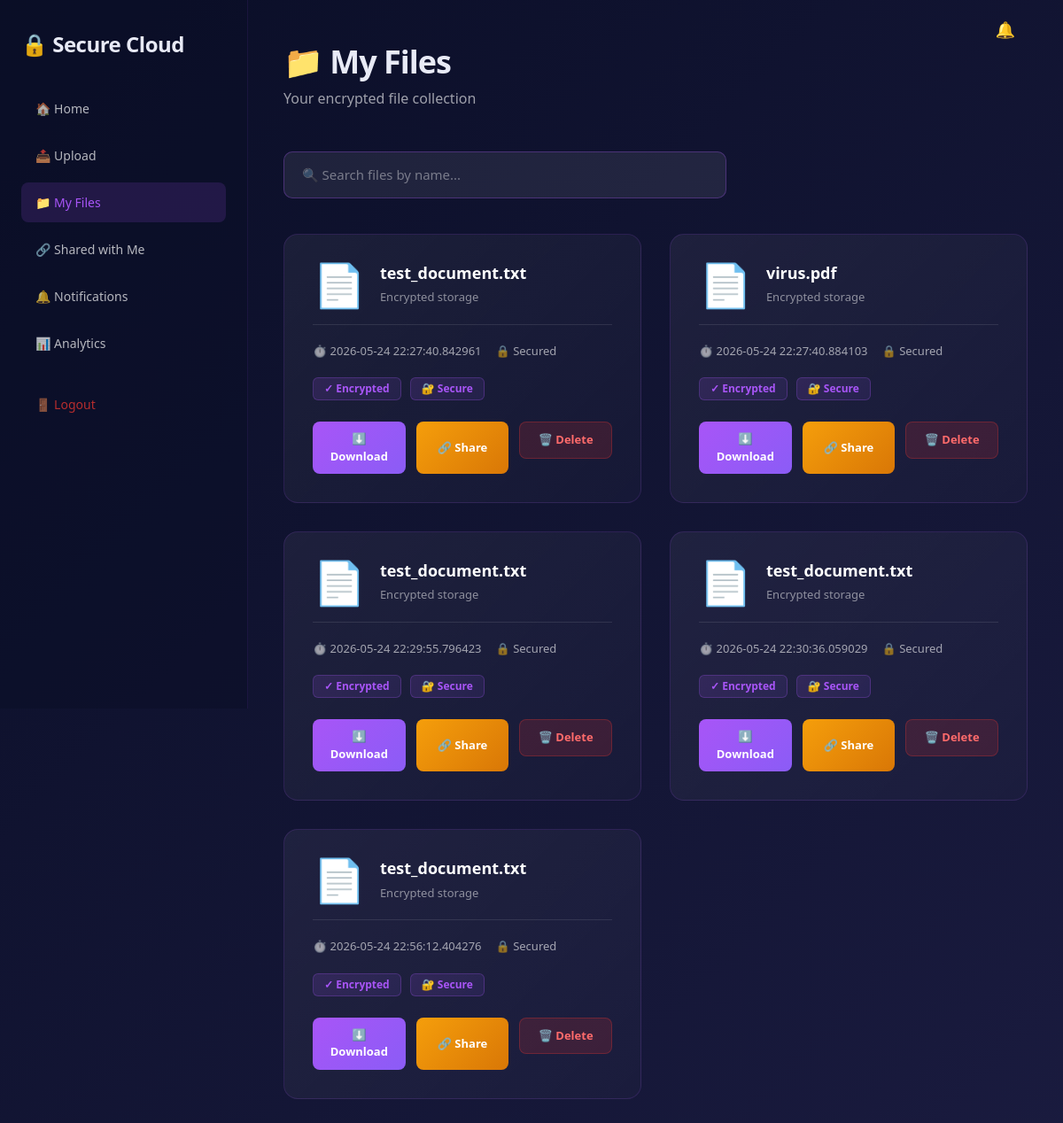
The app's page /files (signed in) with its own data.
### app.py (models this page shows)
class File(
    db.Model
):
    id=db.Column(
        db.Integer,
        primary_key=True
    )
    filename=db.Column(
        db.String(200)
    )
    encrypted_name=db.Column(
        db.String(200)
    )
    owner_id=db.Column(
        db.Integer,
        db.ForeignKey("user.id")
    )
    upload_time=db.Column(
        db.String(100)
    )
    file_hash=db.Column(
    db.String(300)
)

### app.py (the view, shortened to what this page needs)
@app.route("/files")
@login_required
def files():
    if current_user.role == "admin":
        user_files = File.query.all()
    else:
        user_files = File.query.filter_by(
            owner_id=current_user.id
        ).all()
    unread_notifications = Notification.query.filter_by(user_id=current_user.id, read=False).count()
    file_links = []
    for file in user_files:
        token = generate_token(file.id)
        file_shares = []
        shares = SharedFile.query.filter_by(file_id=file.id, shared_by=current_user.id).all()
        file_links.append({
            "id": file.id,
            "filename": file.filename,
            "upload_time": file.upload_time,
            "token": token,
            "shares": file_shares
        })
    return render_template(
        "files.html",
        files=file_links,
        unread_notifications=unread_notifications
    )

### app.py (called while the page is built)
def generate_token(file_id):
    expiry = int(time.time()) + 300
    data = f"{file_id}:{expiry}"
    signature = hmac.new(
        SECRET.encode(),
        data.encode(),
        hashlib.sha256
    ).hexdigest()
    return f"{data}:{signature}"

@login_manager.user_loader
def load_user(user_id):
    return User.query.get(
        int(user_id)
    )

### templates/files.html (shortened to what this page needs)
<!DOCTYPE html>
<html lang="en">
<head>
    <link rel="stylesheet" href="https://cdn.jsdelivr.net/npm/bootstrap@5.3.0/dist/css/bootstrap.min.css">
</head>
<body>
    <div class="sidebar">
        <div class="brand-name">🔒 Secure Cloud</div>
        <a href="/dashboard" class="nav-link">🏠 Home</a>
        <a href="/upload_page" class="nav-link">📤 Upload</a>
        <a href="/files" class="nav-link active">📁 My Files</a>
        <a href="/shared" class="nav-link">🔗 Shared with Me</a>
        <a href="/notifications" class="nav-link">🔔 Notifications {% if unread_notifications and unread_notifications > 0 %}<span style="color:#ffd700; font-weight:700;">({{ unread_notifications }})</span>{% endif %}</a>
        <a href="/analytics" class="nav-link">📊 Analytics</a>
        <a href="/logout" class="nav-link" style="margin-top: 24px; color: rgba(255, 59, 48, 0.7);">🚪 Logout</a>
    </div>
    <div class="main-content">
        {% include '_notifications_dropdown.html' %}
        <div class="page-header">
            <h1>📁 My Files</h1>
            <p>Your encrypted file collection</p>
        </div>
        <div class="search-container">
            <input type="text" class="search-box" id="searchFiles" placeholder="🔍 Search files by name...">
        </div>
        {% if files %}
        <div class="file-grid" id="fileGrid">
            {% for item in files %}
            <div class="file-card" data-filename="{{item.filename.lower()}}">
                <div class="file-header">
                    <div class="file-icon">📄</div>
                    <div class="file-info-top">
                        <div class="file-name">{{item.filename}}</div>
                        <div class="file-size">Encrypted storage</div>
                    </div>
                </div>
                <div class="file-divider"></div>
                <div class="file-meta">
                    <div class="meta-item">⏱️ {{item.upload_time}}</div>
                    <div class="meta-item">🔒 Secured</div>
                </div>
                <div class="badges">
                    <span class="badge">✓ Encrypted</span>
                    <span class="badge">🔐 Secure</span>
                </div>
                <div class="file-actions">
                    <a href="/secure_download/{{item.token}}" class="btn-action btn-download">
                        ⬇️ Download
                    </a>
                    <a href="/share/{{item.id}}" class="btn-action btn-share">
                        🔗 Share
                    </a>
                    <form method="POST" action="/delete" style="flex: 1;">
                        <button type="submit" class="btn-action btn-delete w-100">🗑️ Delete</button>
                    </form>
                </div>
            </div>
            {% endfor %}
        </div>
        {% endif %}
    </div>
</body>
</html>

### templates/_notifications_dropdown.html (shortened to what this page needs)
<div id="notificationsDropdown" style="position: absolute; top: 16px; right: 40px; z-index: 999;">
    <div style="position: relative;">
        <button id="notifBell" class="btn btn-sm btn-light" style="background:transparent; border:none; color: #fff; font-size:18px;">
            🔔
        </button>
    </div>
</div>

### templates/files.html (style rules this page uses)
* { margin: 0; padding: 0; box-sizing: border-box; }
body { background: linear-gradient(135deg, #0a0e27 0%, #1a1b3f 100%); font-family: 'Segoe UI', Tahoma, Geneva, Verdana, sans-serif; color: #e8eaf6; min-height: 100vh; }
.sidebar { background: rgba(10, 14, 39, 0.5); border-right: 1px solid rgba(168, 85, 247, 0.1); padding: 32px 24px; height: 100vh; overflow-y: auto; position: fixed; width: 280px; }
.brand-name { font-size: 24px; font-weight: 700; margin-bottom: 32px; letter-spacing: -0.5px; }
.nav-link { display: block; padding: 12px 16px; color: rgba(255, 255, 255, 0.7); text-decoration: none; border-radius: 8px; margin-bottom: 8px; transition: all 0.3s ease; font-size: 14px; }
.nav-link.active { background: rgba(168, 85, 247, 0.15); color: #a855f7; }
.main-content { margin-left: 280px; padding: 48px 40px; min-height: 100vh; }
.page-header { margin-bottom: 48px; }
.page-header h1 { font-size: 36px; font-weight: 700; margin-bottom: 8px; letter-spacing: -1px; }
.page-header p { color: rgba(255, 255, 255, 0.6); font-size: 16px; margin: 0; }
.search-container { margin-bottom: 40px; position: relative; }
.search-box { background: rgba(255, 255, 255, 0.08); border: 1px solid rgba(168, 85, 247, 0.3); border-radius: 10px; padding: 14px 20px; color: #fff; font-size: 15px; transition: all 0.3s ease; width: 100%; max-width: 500px; }
.search-box::placeholder { color: rgba(255, 255, 255, 0.4); }
.file-grid { display: grid; grid-template-columns: repeat(auto-fill, minmax(320px, 1fr)); gap: 32px; margin-bottom: 60px; }
.file-card { background: linear-gradient(135deg, rgba(255, 255, 255, 0.06) 0%, rgba(255, 255, 255, 0.02) 100%); border: 1px solid rgba(168, 85, 247, 0.15); border-radius: 16px; padding: 32px; transition: all 0.35s cubic-bezier(0.25, 0.46, 0.45, 0.94); position: relative; overflow: hidden; cursor: pointer; }
.file-card::before { content: ''; position: absolute; top: 0; left: 0; right: 0; height: 3px; background: linear-gradient(90deg, #a855f7, #8b5cf6); opacity: 0; transition: opacity 0.3s ease; }
.file-header { display: flex; align-items: flex-start; margin-bottom: 16px; }
.file-icon { font-size: 48px; margin-right: 16px; line-height: 1; }
.file-info-top { flex: 1; }
.file-name { font-size: 18px; font-weight: 700; margin-bottom: 6px; word-break: break-word; line-height: 1.3; color: #fff; }
.file-size { font-size: 13px; color: rgba(255, 255, 255, 0.5); font-weight: 500; }
.file-divider { height: 1px; background: rgba(255, 255, 255, 0.1); margin: 20px 0; }
.file-meta { display: flex; align-items: center; gap: 16px; margin-bottom: 20px; font-size: 13px; color: rgba(255, 255, 255, 0.6); }
.meta-item { display: flex; align-items: center; gap: 6px; }
.badges { display: flex; gap: 10px; margin-bottom: 24px; flex-wrap: wrap; }
.badge { background: linear-gradient(135deg, rgba(168, 85, 247, 0.15) 0%, rgba(139, 92, 246, 0.1) 100%); border: 1px solid rgba(168, 85, 247, 0.25); color: #a855f7; padding: 6px 12px; border-radius: 6px; font-size: 12px; font-weight: 600; display: inline-flex; align-items: center; gap: 4px; }
.file-actions { display: grid; grid-template-columns: 1fr 1fr 1fr; gap: 12px; }
.btn-action { padding: 10px 14px; border: none; border-radius: 8px; font-size: 13px; font-weight: 700; cursor: pointer; transition: all 0.3s ease; text-align: center; text-decoration: none; display: flex; align-items: center; justify-content: center; gap: 6px; }
.btn-download { background: linear-gradient(135deg, #a855f7 0%, #8b5cf6 100%); color: #fff; border: none; }
.btn-share { background: linear-gradient(135deg, #f59e0b 0%, #d97706 100%); color: #fff; border: none; }
.btn-delete { background: rgba(255, 59, 48, 0.15); color: #ff6b6b; border: 1px solid rgba(255, 59, 48, 0.25); }

### records on screen
File: filename "test_document.txt", upload_time "2026-05-24 22:27:40.842961"
File: filename "virus.pdf", upload_time "2026-05-24 22:27:40.884103"
File: filename "test_document.txt", upload_time "2026-05-24 22:29:55.796423"
File: filename "test_document.txt", upload_time "2026-05-24 22:30:36.059029"
File: filename "test_document.txt", upload_time "2026-05-24 22:56:12.404276"
